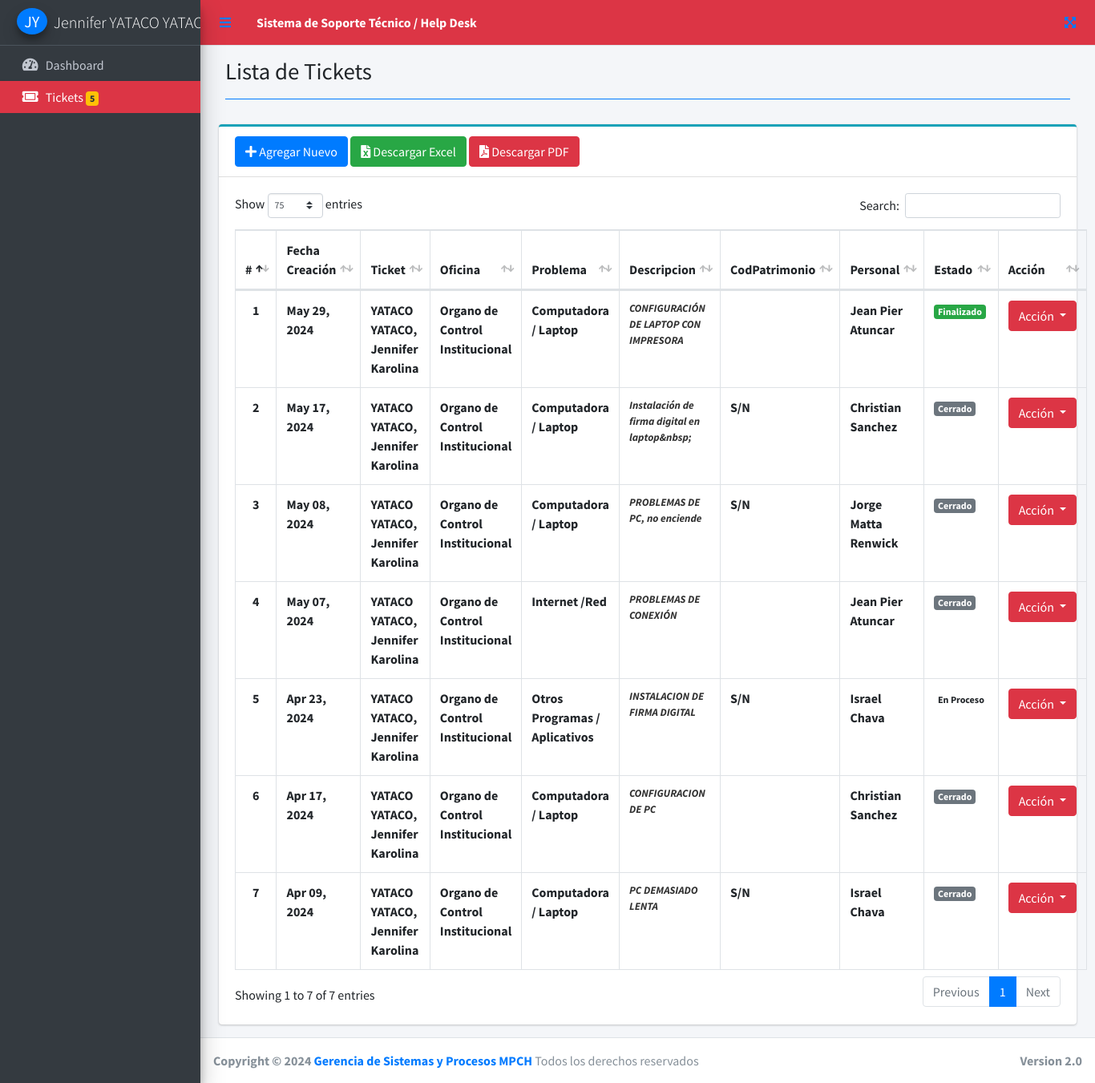
Screenshot of /index.php?page=ticket_list (signed in) with the database file from the repository.
### tables this page shows
CREATE TABLE IF NOT EXISTS `tickets` (
  `id` int(30) NOT NULL AUTO_INCREMENT,
  `description` text NOT NULL,
  `codigop` varchar(20) NOT NULL,
  `status` tinyint(1) NOT NULL COMMENT '0=Pending,1=on process,2= Closed',
  `department_id` int(30) NOT NULL,
  `customer_id` int(30) NOT NULL,
  `staff_id` int(30) NOT NULL,
  `admin_id` int(30) NOT NULL,
  `date_created` datetime NOT NULL DEFAULT current_timestamp(),
  `problema_id` int(1) NOT NULL,
  `oficina_id` int(20) NOT NULL,
  PRIMARY KEY (`id`)
);

CREATE TABLE IF NOT EXISTS `oficina` (
  `oficina_id` int(11) NOT NULL,
  `nombre_ofi` varchar(50) NOT NULL,
  UNIQUE KEY `oficina_id` (`oficina_id`)
);

CREATE TABLE IF NOT EXISTS `problema` (
  `problema_id` int(11) NOT NULL,
  `nombre_prob` varchar(50) NOT NULL,
  UNIQUE KEY `problema_id` (`problema_id`)
);

CREATE TABLE IF NOT EXISTS `departments` (
  `id` int(30) NOT NULL AUTO_INCREMENT,
  `name` text NOT NULL,
  `description` text NOT NULL,
  `date_created` datetime NOT NULL DEFAULT current_timestamp(),
  PRIMARY KEY (`id`)
);

### ticket_list.php (the view, shortened to what this page needs)
<?php include 'db_connect.php' ?>
<div class="content-header">
    <div class="container-fluid">
        <div class="row mb-2">
            <div class="col-sm-6">
                <h1 class="m-0">Lista de Tickets</h1>
            </div>
        </div>
        <hr class="border-primary">
    </div>
</div>
<div class="col-lg-12">
	<div class="card card-outline card-info">
	<div class="card-header">
		<a href="./index.php?page=new_ticket" class="btn btn-primary"><i class="fa fa-plus"></i> Agregar Nuevo</a>
		<button id="exportBtn" class="btn btn-success"><i class="fa fa-file-excel"></i> Descargar Excel</button>
<button id="exportPdfBtn" class="btn btn-danger"><i class="fa fa-file-pdf"></i> Descargar PDF</button>
	</div>
		<div class="card-body">
			<table class="table table-hover table-bordered" id="list">
				<colgroup>
					<col width="3%">
					<col width="10%">
					<col width="13%">
					<col width="13%">
					<col width="10%">
					<col width="15%">
					<col width="7%">
					<col width="10%">
				</colgroup>
				<thead>
					<tr>
						<th>#</th>
						<th>Fecha Creación</th>
						<th>Ticket</th>
						<th>Oficina</th>
						<th>Problema</th>
						<th>Descripcion</th>
						<th>CodPatrimonio</th>
						<th>Personal</th>
						<th>Estado</th>
						<th>Acción</th>
					</tr>
				</thead>
				<tbody>
					<?php
					$i = 1;
					$where = '';
					if ($_SESSION['login_type'] == 3)
						$where .= " where t.customer_id = {$_SESSION['login_id']} ";
					$qry = $conn->query("SELECT t.*,d.name as personal,t.codigop,o.nombre_ofi  as noficina,p.nombre_prob as problema,concat(c.lastname,', ',c.firstname,' ',c.middlename) as cname FROM tickets t inner join customers c on c.id= t.customer_id inner join oficina o on o.oficina_id= t.oficina_id inner join problema p on p.problema_id= t.problema_id inner join departments d on d.id= t.department_id    $where order by unix_timestamp(t.date_created) desc");
					while ($row = $qry->fetch_assoc()) :
						$trans = get_html_translation_table(HTML_ENTITIES, ENT_QUOTES);
						unset($trans["\""], $trans["<"], $trans[">"], $trans["<h2"]);
						$desc = strtr(html_entity_decode($row['description']), $trans);
						$desc = str_replace(array("<li>", "</li>"), array("", ", "), $desc);
					?>
						<tr>
							<th class="text-center"><?php echo $i++ ?></th>
							<td><b><?php echo date("M d, Y", strtotime($row['date_created'])) ?></b></td>
							<td><b><?php echo ucwords($row['cname']) ?></b></td>
							<td><b><?php echo $row['noficina'] ?></b></td>
							<td><b><?php echo $row['problema'] ?></b></td>
							<td><b class="truncate"><?php echo strip_tags($desc) ?></b></td>
							<td><b><?php echo $row['codigop'] ?></b></td>
							<td><b><?php echo $row['personal'] ?></b></td>
							<td>
								<?php if ($row['status'] == 0) : ?>
									<span class="badge badge-primary">Abierto/Pendiente</span>
								<?php elseif ($row['status'] == 1) : ?>
									<span class="badge badge-Info">En Proceso</span>
								<?php elseif ($row['status'] == 2) : ?>
									<span class="badge badge-success">Finalizado</span>
								<?php else : ?>
									<span class="badge badge-secondary">Cerrado</span>
								<?php endif; ?>
							</td>
							<td class="text-center">
								<button type="button" class="btn btn-danger dropdown-toggle" data-toggle="dropdown" aria-expanded="true">
									Acción
								</button>
							</td>
						</tr>
					<?php endwhile; ?>
				</tbody>
			</table>
		</div>
	</div>
</div>

### index.php (shortened to what this page needs)
<!DOCTYPE html>
<?php
include 'header.php'
?>
<head>
  </head>
<body class="hold-transition sidebar-mini layout-fixed layout-navbar-fixed layout-footer-fixed">
    <div class="wrapper">
        <?php include 'topbar.php' ?>
        <?php include 'sidebar.php' ?>
        <div class="content-wrapper">
            <section class="content">
                <div class="container-fluid">
                    <?php
          $page = isset($_GET['page']) ? $_GET['page'] : 'home';
          include $page . '.php';
          ?>
                </div>
            </section>
        </div>
        <footer class="main-footer">
            <strong>Copyright © <?php echo date('Y'); ?> <a href="https://www.gob.pe/munichincha">Gerencia de Sistemas y Procesos MPCH</a></strong>
            Todos los derechos reservados<div class="float-right d-none d-sm-inline-block">
                <b>Version 2.0</b>
            </div>
        </footer>
    </div>
</body>
</html>

### header.php (shortened to what this page needs)
<head>
  <link rel="stylesheet" href="assets/plugins/fontawesome-free/css/all.min.css">
  <link rel="stylesheet" href="assets/plugins/overlayScrollbars/css/OverlayScrollbars.min.css">
  <link rel="stylesheet" href="assets/plugins/datatables-bs4/css/dataTables.bootstrap4.min.css">
  <link rel="stylesheet" href="assets/plugins/datatables-responsive/css/responsive.bootstrap4.min.css">
  <link rel="stylesheet" href="assets/plugins/datatables-buttons/css/buttons.bootstrap4.min.css">
  <link rel="stylesheet" href="assets/plugins/select2/css/select2.min.css">
  <link rel="stylesheet" href="assets/plugins/select2-bootstrap4-theme/select2-bootstrap4.min.css">
  <link rel="stylesheet" href="assets/plugins/sweetalert2-theme-bootstrap-4/bootstrap-4.min.css">
  <link rel="stylesheet" href="assets/plugins/toastr/toastr.min.css">
  <link rel="stylesheet" href="assets/dist/css/adminlte.min.css">
  <link rel="stylesheet" href="assets/dist/css/styles.css">
  <link rel="stylesheet" href="assets/plugins/summernote/summernote-bs4.min.css">
</head>

### topbar.php
<nav class="main-header navbar navbar-expand navbar-primary navbar-danger ">
  <ul class="navbar-nav">
    <li class="nav-item">
      <a class="nav-link" data-widget="pushmenu" href="#" role="button"><i class="fas fa-bars"></i></a>
    </li>
    <li>
      <a class="nav-link text-white" href="./" role="button">
        <large><b>Sistema de Soporte Técnico / Help Desk</b></large>
      </a>
    </li>
  </ul>
  <ul class="navbar-nav ml-auto">
    <li class="nav-item">
      <a class="nav-link" data-widget="fullscreen" href="#" role="button">
        <i class="fas fa-expand-arrows-alt"></i>
      </a>
    </li>
  </ul>
</nav>

### sidebar.php (shortened to what this page needs)
<?php include('db_connect.php') ?>
<aside class="main-sidebar sidebar-dark-danger elevation-4">
      <div class="dropdown">
          <a href="javascript:void(0)" class="brand-link dropdown-toggle" data-toggle="dropdown" aria-expanded="true">
              <span
                  class="brand-image img-circle elevation-3 d-flex justify-content-center align-items-center bg-primary text-white font-weight-500"
                  style="width: 38px;height:50px"><?php echo strtoupper(substr($_SESSION['login_firstname'], 0, 1) . substr($_SESSION['login_lastname'], 0, 1)) ?></span>
              <span
                  class="brand-text font-weight-light"><?php echo ucwords($_SESSION['login_firstname'] . ' ' . $_SESSION['login_lastname']) ?></span>
          </a>
      </div>
      <div class="sidebar">
          <nav class="mt-2">
              <ul class="nav nav-pills nav-sidebar flex-column nav-flat" data-widget="treeview" role="menu"
                  data-accordion="false">
                  <li class="nav-item dropdown">
                      <a href="./" class="nav-link nav-home">
                          <i class="nav-icon fas fa-tachometer-alt"></i>
                          <p>
                              Dashboard
                          </p>
                      </a>
                  </li>
                  <li class="nav-item">
                      <a href="./index.php?page=ticket_list" class="nav-link nav-ticket_list">
                      <i class="nav-icon fas fa-ticket-alt"></i>
                          <p>
                              Tickets
                          </p>
                          <span class="badge badge-warning"><?php echo $conn->query("SELECT * FROM tickets WHERE status='0'")->num_rows; ?></span>
                      </a>
                  </li>
              </ul>
          </nav>
      </div>
  </aside>

### rows the page displays
tickets: date_created "May 29, 2024", cname "YATACO YATACO, Jennifer Karolina", oficina.nombre_ofi "Organo de Control Institucional", problema.nombre_prob "Computadora / Laptop", description "CONFIGURACIÓN DE LAPTOP CON IMPRESORA", department.name "Jean Pier Atuncar", status "Finalizado"
tickets: date_created "May 17, 2024", cname "YATACO YATACO, Jennifer Karolina", oficina.nombre_ofi "Organo de Control Institucional", problema.nombre_prob "Computadora / Laptop", description "Instalación de firma digital en laptop&nbsp;", codigop "S/N", department.name "Christian Sanchez", status "Cerrado"
tickets: date_created "May 08, 2024", cname "YATACO YATACO, Jennifer Karolina", oficina.nombre_ofi "Organo de Control Institucional", problema.nombre_prob "Computadora / Laptop", description "PROBLEMAS DE PC, no enciende", codigop "S/N", department.name "Jorge Matta Renwick", status "Cerrado"
tickets: date_created "May 07, 2024", cname "YATACO YATACO, Jennifer Karolina", oficina.nombre_ofi "Organo de Control Institucional", problema.nombre_prob "Internet /Red", description "PROBLEMAS DE CONEXIÓN", department.name "Jean Pier Atuncar", status "Cerrado"
tickets: date_created "Apr 23, 2024", cname "YATACO YATACO, Jennifer Karolina", oficina.nombre_ofi "Organo de Control Institucional", problema.nombre_prob "Otros Programas / Aplicativos", description "INSTALACION DE FIRMA DIGITAL", codigop "S/N", department.name "Israel Chava", status "En Proceso"
tickets: date_created "Apr 17, 2024", cname "YATACO YATACO, Jennifer Karolina", oficina.nombre_ofi "Organo de Control Institucional", problema.nombre_prob "Computadora / Laptop", description "CONFIGURACION DE PC", department.name "Christian Sanchez", status "Cerrado"
tickets: date_created "Apr 09, 2024", cname "YATACO YATACO, Jennifer Karolina", oficina.nombre_ofi "Organo de Control Institucional", problema.nombre_prob "Computadora / Laptop", description "PC DEMASIADO LENTA", codigop "S/N", department.name "Israel Chava", status "Cerrado"

### other values shown
$_SESSION['login_firstname'] . ' ' . $_SESSION['login_lastname'] "Jennifer YATACO…"
$conn->query("SELECT * FROM tickets WHERE status='0'")->num_rows "5"
